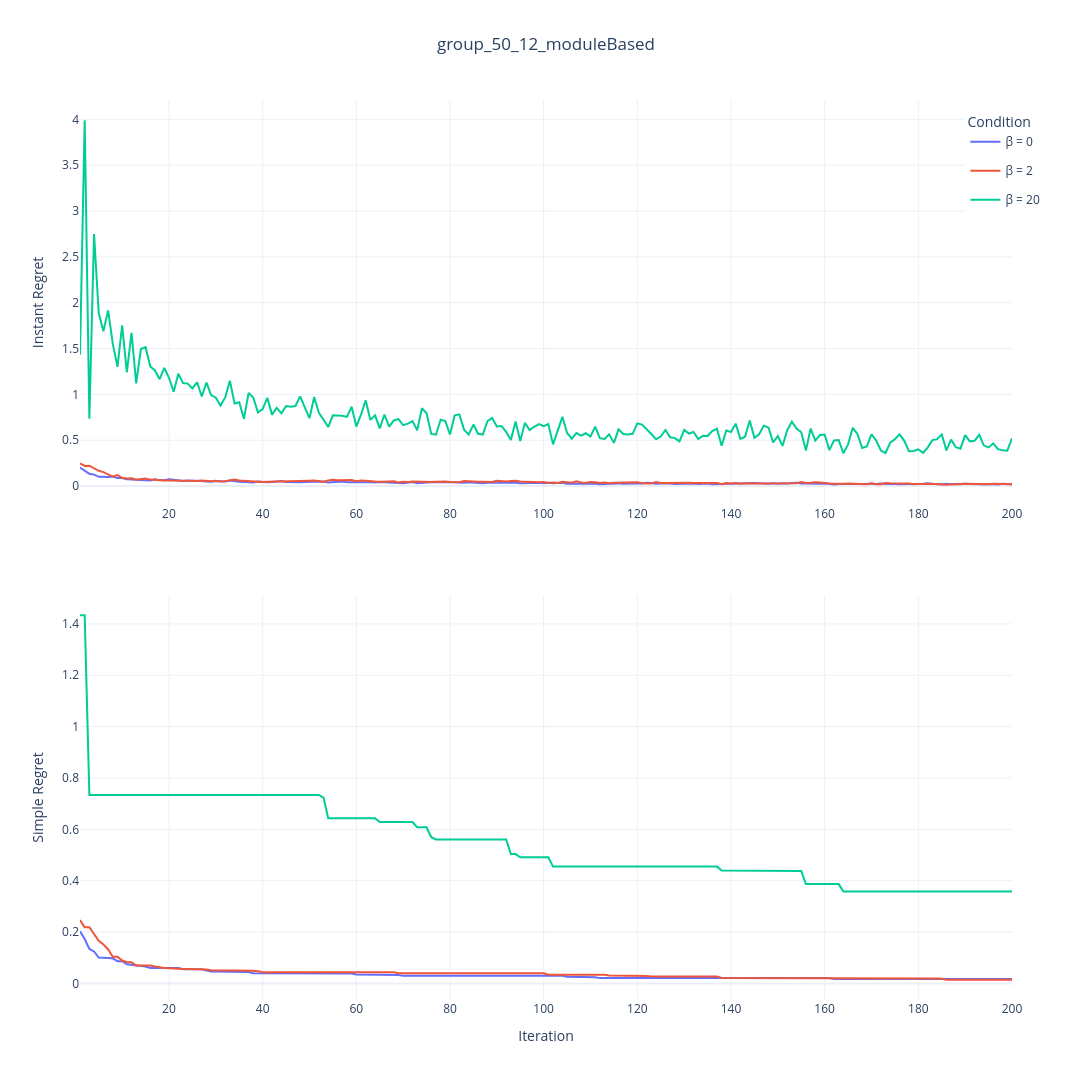

The notebook cell this image was saved under:
### Code cell
import pandas as pd
import plotly.graph_objects as go
import plotly.express as px
from plotly.subplots import make_subplots
import plotly.io as pio
import os
import numpy as np

# 定义文件夹路径和CSV文件列表
data_folder = os.path.join('Data', 'data1')
files = ['50_12_0.csv', '50_12_2.csv', '50_12_20.csv']
#files = ['50_12_0_post.csv', '50_12_2_post.csv', '50_12_20_post.csv', '50_12_200_post.csv', '50_12_TS_post.csv']
curve_names = ['β = 0', 'β = 2', 'β = 20']

# 为每个条件预定义颜色（使用Plotly默认颜色序列）
colors = px.colors.qualitative.Plotly[:len(curve_names)]  # 取前4种颜色

# 创建两个DataFrame分别存储原始均值和最优均值
all_mean_data = pd.DataFrame()
all_best_data = pd.DataFrame()

# 循环处理每个文件
for file, name in zip(files, curve_names):
    file_path = os.path.join(data_folder, file)
    df = pd.read_csv(file_path, index_col='Repetition')
    
    # 计算每个step的均值
    mean_results = df.mean(axis=0)
    
    # 计算当前最优均值（累积最小值）
    best_results = np.minimum.accumulate(mean_results.values)
    
    # 添加到原始均值DataFrame
    temp_mean_df = pd.DataFrame({
        'Iter': range(1, 201),
        'Value': mean_results.values,
        'Condition': name
    })
    
    # 添加到最优均值DataFrame
    temp_best_df = pd.DataFrame({
        'Iter': range(1, 201),
        'Value': best_results,
        'Condition': name
    })    
    all_mean_data = pd.concat([all_mean_data, temp_mean_df])
    all_best_data = pd.concat([all_best_data, temp_best_df])

# 创建子图（2行1列，垂直排列）
fig = make_subplots(
    rows=2, cols=1,
    vertical_spacing=0.1  # 调整子图间距
)

# 为每个条件添加原始均值曲线（到第一个子图）
for i, condition in enumerate(curve_names):
    mean_df = all_mean_data[all_mean_data['Condition'] == condition]
    fig.add_trace(
        go.Scatter(
            x=mean_df['Iter'],
            y=mean_df['Value'],
            name=condition,
            legendgroup=condition,  # 分组图例
            showlegend=True,
            line=dict(color=colors[i]),  # 强制指定颜色
            meta=[condition],
            hovertemplate="Iter: %{x}<br>Mean: %{y:.4f}<br>Condition: %{meta[0]}<extra></extra>"
        ),
        row=1, col=1
    )

# 为每个条件添加最优均值曲线（到第二个子图）
for i, condition in enumerate(curve_names):
    best_df = all_best_data[all_best_data['Condition'] == condition]
    fig.add_trace(
        go.Scatter(
            x=best_df['Iter'],
            y=best_df['Value'],
            name=condition,
            legendgroup=condition,  # 分组图例（与原始均值共享）
            showlegend=False,      # 避免重复显示图例
            line=dict(color=colors[i]),  # 使用相同的颜色
            meta=[condition],
            hovertemplate="Iter: %{x}<br>Best: %{y:.4f}<br>Condition: %{meta[0]}<extra></extra>"
        ),
        row=2, col=1
    )

# 更新布局
fig.update_layout(
    title_text="group_50_12_moduleBased",            # 添加总标题
    title_x=0.5,                   # 标题居中
    height=1080,                    # 减少高度
    width=1920,                     # 增加宽度
    template='plotly_white',
    legend_title_text='Condition',
    legend=dict(yanchor="top", y=0.99, xanchor="left", x=0.95)
)

# 更新Y轴和X轴标签
fig.update_yaxes(title_text="Instant Regret", row=1, col=1)
fig.update_yaxes(title_text="Simple Regret", row=2, col=1)
fig.update_xaxes(title_text="Iteration", row=2, col=1)  # 仅底部子图显示X轴标签

# 显示图形
fig.show()

# 保存为HTML文件
pio.write_html(fig, '50_12_moduleBased.html')

### Figure 1 — Plotly figure (JSON) as saved in the notebook; plotly's stock layout.template omitted (floating-point values rounded to 4 significant figures; data arrays with more than 128 entries replaced by an {"elided": "..."} marker saying what was removed)
{"data": [{"hovertemplate": "Iter: %{x}<br>Mean: %{y:.4f}<br>Condition: %{meta[0]}<extra></extra>", "legendgroup": "β = 0", "line": {"color": "#636EFA"}, "meta": ["β = 0"], "name": "β = 0", "showlegend": true, "type": "scatter", "x": {"elided": "200 int values"}, "xaxis": "x", "y": {"elided": "200 float values"}, "yaxis": "y"}, {"hovertemplate": "Iter: %{x}<br>Mean: %{y:.4f}<br>Condition: %{meta[0]}<extra></extra>", "legendgroup": "β = 2", "line": {"color": "#EF553B"}, "meta": ["β = 2"], "name": "β = 2", "showlegend": true, "type": "scatter", "x": {"elided": "200 int values"}, "xaxis": "x", "y": {"elided": "200 float values"}, "yaxis": "y"}, {"hovertemplate": "Iter: %{x}<br>Mean: %{y:.4f}<br>Condition: %{meta[0]}<extra></extra>", "legendgroup": "β = 20", "line": {"color": "#00CC96"}, "meta": ["β = 20"], "name": "β = 20", "showlegend": true, "type": "scatter", "x": {"elided": "200 int values"}, "xaxis": "x", "y": {"elided": "200 float values"}, "yaxis": "y"}, {"hovertemplate": "Iter: %{x}<br>Best: %{y:.4f}<br>Condition: %{meta[0]}<extra></extra>", "legendgroup": "β = 0", "line": {"color": "#636EFA"}, "meta": ["β = 0"], "name": "β = 0", "showlegend": false, "type": "scatter", "x": {"elided": "200 int values"}, "xaxis": "x2", "y": {"elided": "200 float values"}, "yaxis": "y2"}, {"hovertemplate": "Iter: %{x}<br>Best: %{y:.4f}<br>Condition: %{meta[0]}<extra></extra>", "legendgroup": "β = 2", "line": {"color": "#EF553B"}, "meta": ["β = 2"], "name": "β = 2", "showlegend": false, "type": "scatter", "x": {"elided": "200 int values"}, "xaxis": "x2", "y": {"elided": "200 float values"}, "yaxis": "y2"}, {"hovertemplate": "Iter: %{x}<br>Best: %{y:.4f}<br>Condition: %{meta[0]}<extra></extra>", "legendgroup": "β = 20", "line": {"color": "#00CC96"}, "meta": ["β = 20"], "name": "β = 20", "showlegend": false, "type": "scatter", "x": {"elided": "200 int values"}, "xaxis": "x2", "y": {"elided": "200 float values"}, "yaxis": "y2"}], "layout": {"height": 1080, "legend": {"title": {"text": "Condition"}, "x": 0.95, "xanchor": "left", "y": 0.99, "yanchor": "top"}, "title": {"text": "group_50_12_moduleBased", "x": 0.5}, "width": 1920, "xaxis": {"anchor": "y", "domain": [0, 1]}, "xaxis2": {"anchor": "y2", "domain": [0, 1], "title": {"text": "Iteration"}}, "yaxis": {"anchor": "x", "domain": [0.55, 1], "title": {"text": "Instant Regret"}}, "yaxis2": {"anchor": "x2", "domain": [0, 0.45], "title": {"text": "Simple Regret"}}}}
